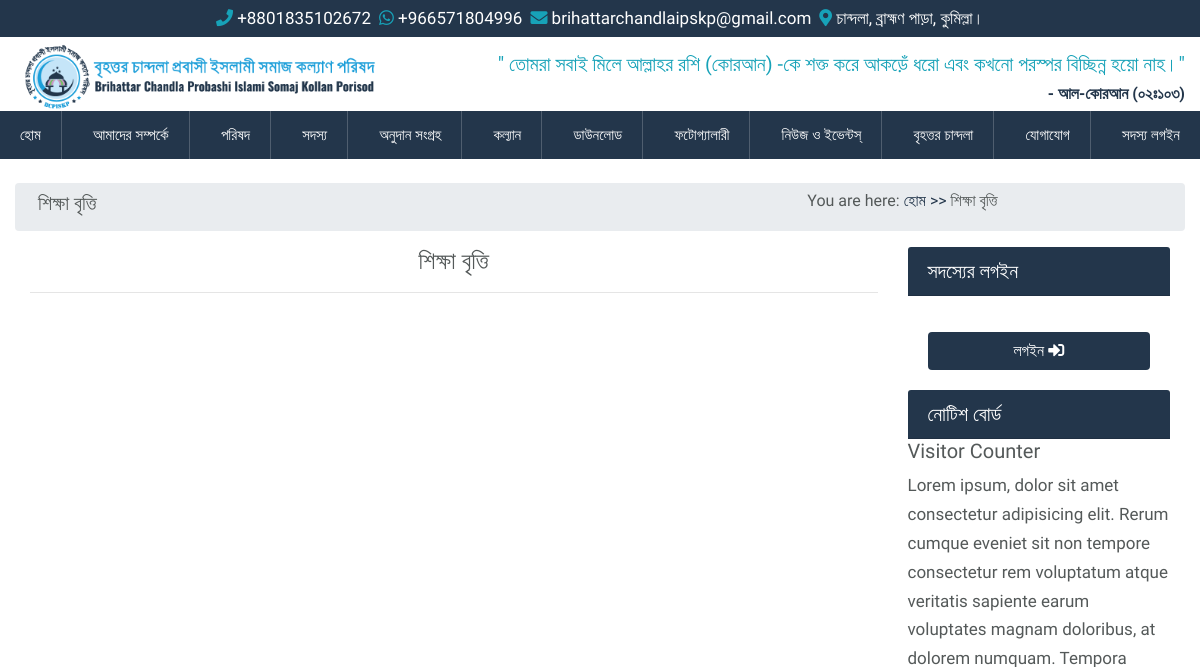
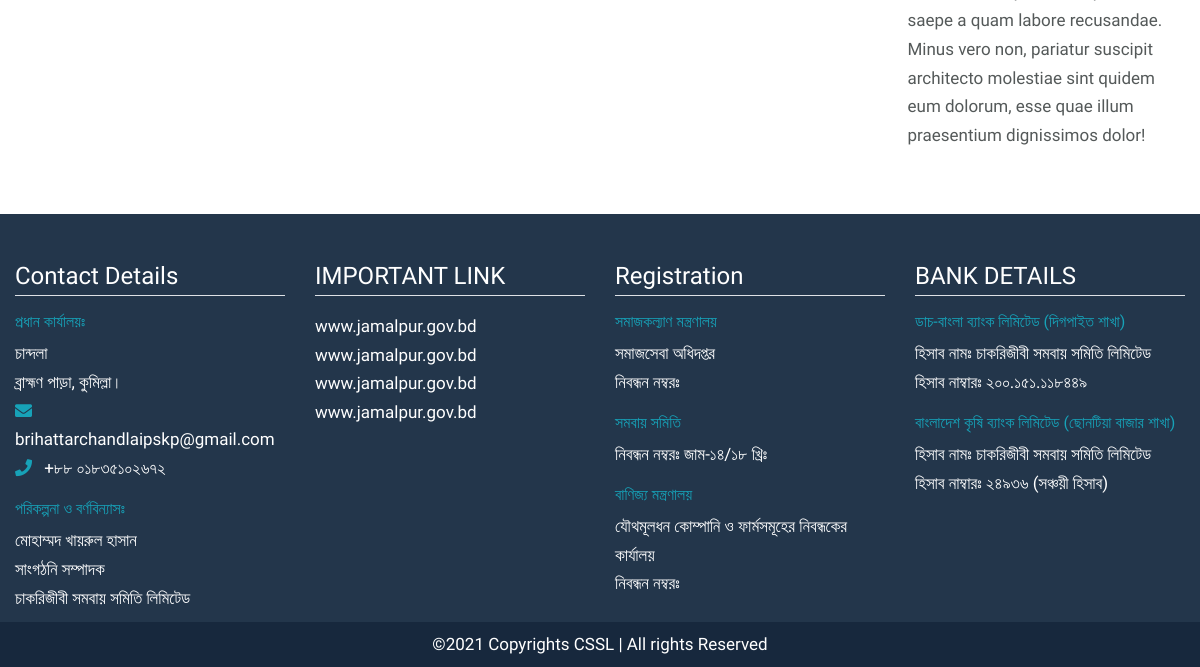
Before: /education-scholarship with the older database file (2 pictures, top to bottom).
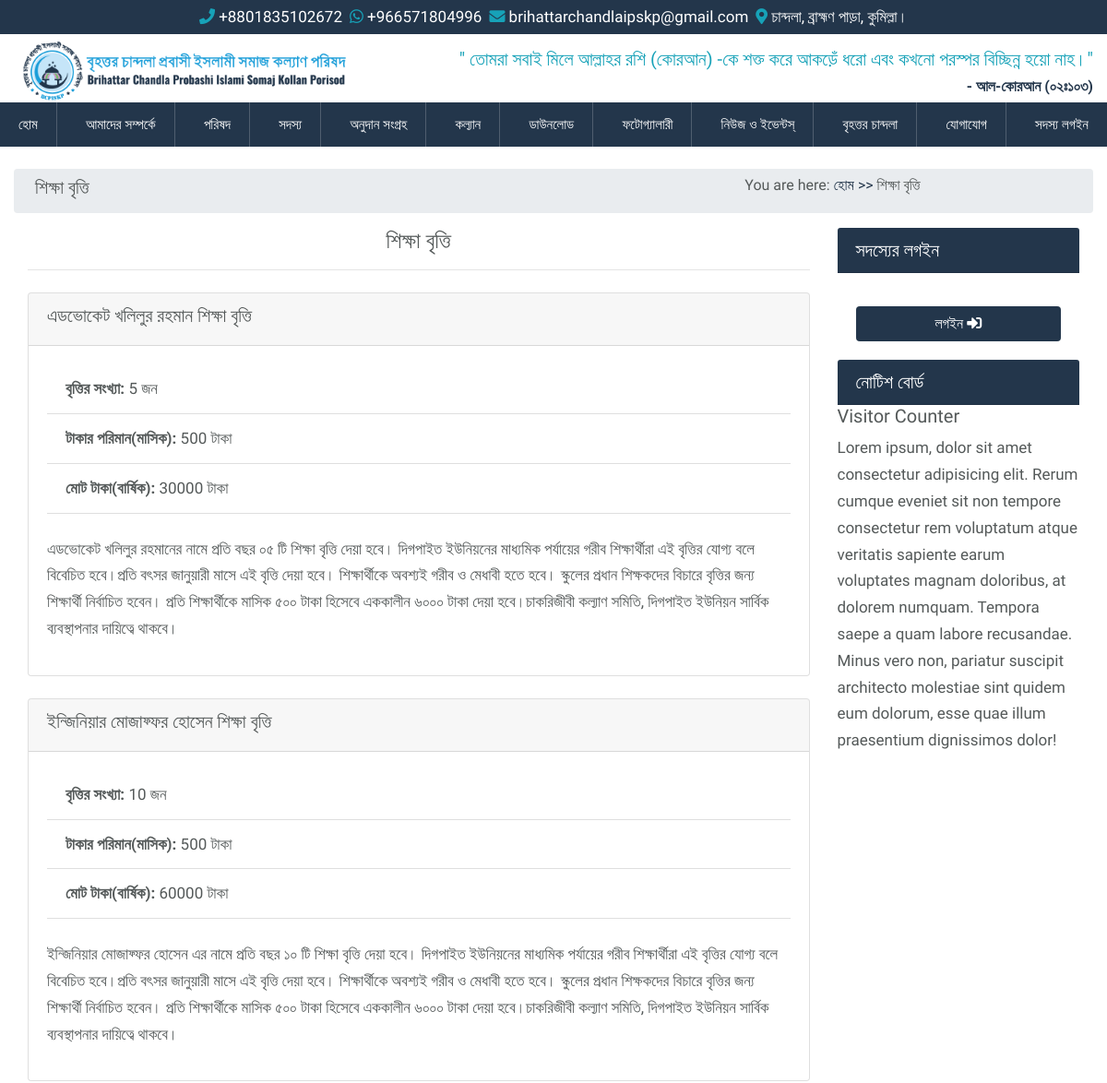
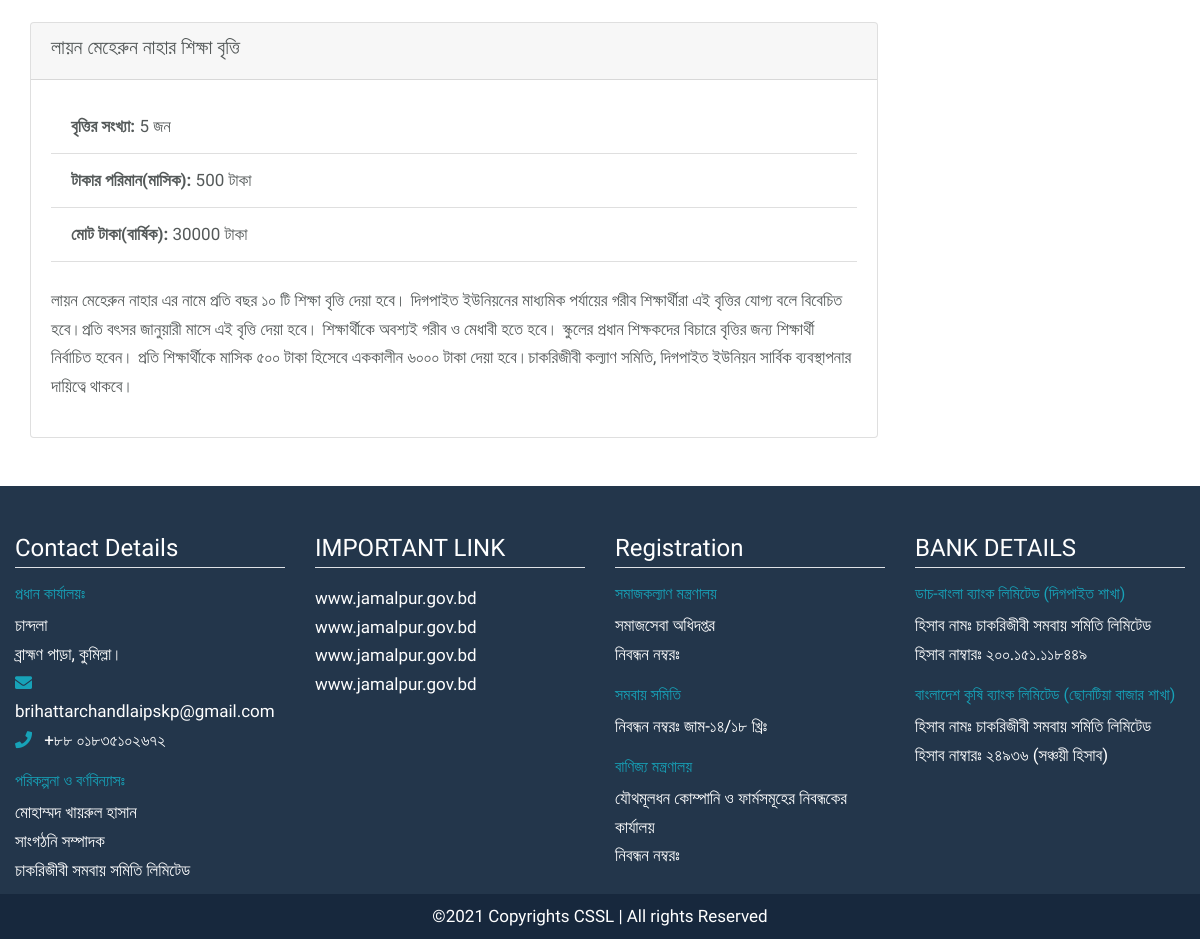
After: the same page with the newer database file (2 pictures, top to bottom).
### src/models.py (models this page shows, shortened)
class EducationScholarship(models.Model):
    name = models.CharField(max_length=255)
    number = models.PositiveIntegerField(blank=True, null=True, default=0)
    monthly_amount = models.PositiveIntegerField(blank=True, null=True, default=0)
    yearly_amount = models.PositiveIntegerField(blank=True, null=True, default=0)
    description = models.TextField(default="")
    is_active = models.BooleanField(default=True, blank=True, null=True)
    created_at = models.DateTimeField(auto_now_add=True)
    updated_at = models.DateTimeField(auto_now=True)

### src/views.py (the view)
# urls.py: path("education-scholarship", education_scholarship, name="education_scholarship"),
def education_scholarship(request):
    scholarships = EducationScholarship.objects.filter(is_active=True)
    context = {"scholarships": scholarships}
    return render(request, "pages/development/education_scholarship.html", context)

### templates/pages/development/education_scholarship.html (shortened to what this page needs)
{% extends 'base.html' %}
{% load static %}
{% block content %}
<div class="container-fluid">
    <div class="row breadcrumb p-2">
        <div class="col-md-8">
            <h5>শিক্ষা বৃত্তি</h5>
        </div>
        <div class="col-md-4">
            <h6>You are here: <a href="{% url 'home' %}">হোম >></a> শিক্ষা বৃত্তি</h6>
        </div>
    </div>
    <div class="row">
        <div class="intro-main col-md-9">
            <h4 class="text-center">শিক্ষা বৃত্তি</h4>
            <hr>
            {% for scholarship in scholarships %}
            <div class="card mt-4">
                <div class="card-header">
                    <h5>{{ scholarship.name }}</h5>
                </div>
                <div class="card-body">
                    <ul class="list-group-flush">
                        <li class="list-group-item"><strong>বৃত্তির সংখ্যা:</strong> {{ scholarship.number }} জন</li>
                        <li class="list-group-item"><strong>টাকার পরিমান(মাসিক):</strong>
                            {{ scholarship.monthly_amount }} টাকা</li>
                        <li class="list-group-item"><strong>মোট টাকা(বার্ষিক):</strong> {{ scholarship.yearly_amount }}
                            টাকা</li>
                    </ul>
                    <p class="mt-4">
                        {{ scholarship.description }}
                    </p>
                </div>
            </div>
            {% endfor %}
        </div>
        <div class="intro-right col-md-3">
            <div class="member-login">
                {% include "snippets/member_login.html" %}
            </div>
            <div class="notice-board">
                {% include "snippets/notice_board.html" %}
            </div>
            <div class="visitor-count">
                {% include "snippets/visitor_count.html" %}
            </div>
        </div>
    </div>
</div>
{% endblock content %}

### templates/base.html (shortened to what this page needs)
<!DOCTYPE html>
{% load static %}
<html lang="en">
<head>
	<link rel="stylesheet" href="https://stackpath.bootstrapcdn.com/bootstrap/4.1.3/css/bootstrap.min.css"
>
	<link rel="stylesheet" href="https://maxcdn.bootstrapcdn.com/font-awesome/4.3.0/css/font-awesome.min.css">
	<link rel="stylesheet" href="https://cdnjs.cloudflare.com/ajax/libs/font-awesome/5.15.2/css/all.min.css"
 />
	<link rel="stylesheet" href="{% static 'css/style_backup.css' %}">
	<link rel="stylesheet" href="{% static 'css/main.css' %}">
	<link rel="stylesheet" href="{% static 'css/responsive.css' %}">
</head>
<body>
	<div class="mb-4">
		{% include 'snippets/header.html' %}
	</div>
	<div class="container-fluid mb-5">
		{% block content %}
		{% endblock %}
	</div>
	{% include 'snippets/footer.html' %}
</body>
</html>

### templates/snippets/header.html
{% load static %}
<header>
	<div class="bg-blue">
		<div class="text-center d-flex flex-wrap justify-content-center py-1">
			<div class="mr-2">
				<i class="fas fa-phone text-info"></i>
				+8801835102672
			</div>
			<div class="mr-2">
				<i class="fab fa-whatsapp text-info"></i>
				+966571804996
			</div>
			<div class="mr-2">
				<a class="text-white" href="mailto:brihattarchandlaipskp@gmail.com">
					<i class="fas fa-envelope text-info"></i>
					brihattarchandlaipskp@gmail.com
				</a>
			</div>
			<div>
				<i class="fas fa-map-marker-alt text-info"></i>
				চান্দলা, ব্রাহ্মণ পাড়া, কুমিল্লা।
			</div>
		</div>
	</div>
	<div class="container-fluid">
		<div class="row">
			<div class="col-12">
				<div class="row logo-menu d-flex flex-column flex-md-row justify-content-md-between align-items-center">
					<div class="logo-menu-left col-12 col-md-4">
						<img class="img-fluid" src="{% static 'img/update_logo.png' %}" alt="Logo">
					</div>
					<div class="logo-menu-right col-12 col-md-8">
						<div class="quran_ayat text-center text-md-right">
							<h5 class="ayat text-info">"
								তোমরা সবাই মিলে আল্লাহর রশি (কোরআন) -কে শক্ত করে আকড়েঁ ধরো এবং কখনো পরস্পর বিচ্ছিন্ন হয়ো
								নাহ।"
							</h5>
							<h6 class="source text-blue"><strong>- আল-কোরআন (০২ঃ১০৩)</strong></h6>
						</div>
					</div>
				</div>
			</div>
		</div>
	</div>
	<div class="main-menu">
		{% include "snippets/navbar.html" %}
	</div>
</header>

### templates/snippets/navbar.html (shortened to what this page needs)
	<div class="header">
		<ul class="" id="mainmenu">
			<li><a href="{% url 'home' %}">হোম</a></li>
			<li><a href="#">আমাদের সম্পর্কে</a>
			</li>
			<li><a href="#">পরিষদ</a>
			</li>
			<li><a href="#">সদস্য</a>
			</li>
			<li><a href="#">অনুদান সংগ্রহ </a>
			</li>
			<li><a href="#">কল্যান </a>
			</li>
			<li><a href="#">ডাউনলোড </a>
			</li>
			<li><a href="#">ফটোগ্যালারী</a></li>
			<li><a href="#">নিউজ ও ইভেন্টস্</a></li>
			<li><a href="#">বৃহত্তর চান্দলা</a>
			</li>
			<li><a href="{% url 'contact' %}">যোগাযোগ</a></li>
			{% if request.user %}
			{% if request.user.groups.all %}
			<li><a href="{% url 'staff-index' %}">এডমিন</a>
				<ul class="wsmenu-submenu">
					<li><a href="{% url 'logout' %}">লগ আউট</a>
					</li>
				</ul>
			</li>
			{% else %}
			<li><a href="{% url 'logout' %}">সদস্য লগইন</a></li>
			{% endif %}
			{% else %}
			<li><a href="{% url 'login' %}">সদস্য লগইন</a></li>
			{% endif %}
		</ul>
	</div>

### templates/snippets/member_login.html (shortened to what this page needs)
{% load crispy_forms_tags %}
<div class="card border-0">
  <h5 class="login card-header bg-blue"> {% if request.user.is_authenticated %} স্বাগতম {% else %} সদস্যের লগইন
    {% endif %}
  </h5>
  <div class="card-body">
    {% if request.user.is_authenticated %}
    <p>স্বাগতম <strong>{{request.user.username}}</strong></p>
    {% else %}
    <form class='' action="{% url 'home' %}" method="post">
      <button type="submit" class="btn blue-btn btn-block mt-3">লগইন <i class="fas fa-sign-in-alt"></i></button>
    </form>
    {% endif %}
  </div>
</div>

### templates/snippets/notice_board.html (shortened to what this page needs)
<div class="card border-0">
  <h5 class="card-header bg-blue">নোটিশ বোর্ড</h5>
</div>

### templates/snippets/visitor_count.html
<h5 class="notice">Visitor Counter</h5>
    <p>Lorem ipsum, dolor sit amet consectetur adipisicing elit. Rerum cumque eveniet sit non
        tempore
        consectetur rem voluptatum atque veritatis sapiente earum voluptates magnam doloribus,
        at
        dolorem numquam. Tempora saepe a quam labore recusandae. Minus vero non, pariatur
        suscipit
        architecto molestiae sint quidem eum dolorum, esse quae illum praesentium dignissimos
        dolor!
    </p>

### templates/snippets/footer.html
<footer class="bg-navy-blye pt-5">
	<div class="container-fluid pb-2">
		<div class="row">
			<div class="col-md-3">
				<h4 class="border-bottom pb-1 mb-3">Contact Details</h4>
				<h6 class="text-info">প্রধান কার্যালয়ঃ</h6>
				<address>
					চান্দলা <br>
					ব্রাহ্মণ পাড়া, কুমিল্লা।<br>
					<strong><i class="fa fa-envelope text-info mr-2"></i></strong> brihattarchandlaipskp@gmail.com <br>
					<strong><i class="fa fa-phone text-info mr-2"></i></strong> +৮৮ ০১৮৩৫১০২৬৭২
				</address>
				<div class="div">
					<h6 class="text-info">পরিকল্পনা ও বর্ণবিন্যাসঃ</h6>
					মোহাম্মদ খায়রুল হাসান <br>
					সাংগঠনি সম্পাদক <br>
					চাকরিজীবী সমবায় সমিতি লিমিটেড
				</div>
			</div>
			<div class="col-md-3">
				<h4 class="border-bottom pb-1 mb-3">IMPORTANT LINK</h4>
				<ul>
					<li><a class="text-white" href="http://www.jamalpur.gov.bd/">www.jamalpur.gov.bd</a></li>
					<li><a class="text-white" href="http://www.jamalpur.gov.bd/">www.jamalpur.gov.bd</a></li>
					<li><a class="text-white" href="http://www.jamalpur.gov.bd/">www.jamalpur.gov.bd</a></li>
					<li><a class="text-white" href="http://www.jamalpur.gov.bd/">www.jamalpur.gov.bd</a></li>
				</ul>
			</div>
			<div class="col-md-3">
				<h4 class="border-bottom pb-1 mb-3">Registration</h4>
				<div class="mb-3">
					<h6 class="text-info">সমাজকল্যাণ মন্ত্রণালয়</h6>
					সমাজসেবা অধিদপ্তর <br>
					<span>নিবন্ধন নম্বরঃ</span> <br>
				</div>
				<div class="mb-3">
					<h6 class="text-info">সমবায় সমিতি</h6>
					<span>নিবন্ধন নম্বরঃ </span> জাম-১৪/১৮ খ্রিঃ<br>
				</div>
				<div class="mb-3">
					<h6 class="text-info">বাণিজ্য মন্ত্রণালয়</h6>
					যৌথমূলধন কোম্পানি ও
					ফার্মসমূহের নিবন্ধকের কার্যালয় <br>
					নিবন্ধন নম্বরঃ
				</div>
			</div>
			<div class="col-md-3">
				<h4 class="border-bottom pb-1 mb-3">BANK DETAILS</h4>
				<div class="mb-3">
					<h6 class="text-info">ডাচ-বাংলা ব্যাংক লিমিটেড (দিগপাইত শাখা)</h6>
					হিসাব নামঃ চাকরিজীবী সমবায় সমিতি লিমিটেড <br>
					হিসাব নাম্বারঃ ২০০.১৫১.১১৮৪৪৯
				</div>
				<div class="mb-3">
					<h6 class="text-info">বাংলাদেশ কৃষি ব্যাংক লিমিটেড (ছোনটিয়া বাজার শাখা)</h6>
					হিসাব নামঃ চাকরিজীবী সমবায় সমিতি লিমিটেড <br>
					হিসাব নাম্বারঃ ২৪৯৩৬ (সঞ্চয়ী হিসাব)
				</div>
			</div>
		</div>
	</div>
	<div class="footer-bottom bg-dark-blue">
		<div class="container-fluid py-1 text-center py-2">
			©{% now 'Y' %} Copyrights CSSL | All rights Reserved
		</div>
	</div>
</footer>

### static/css/style_backup.css (style rules this page uses)
body { margin: 0; padding: 0; font-family: 'Baloo Da 2', cursive; font-size: 17px; line-height: 1.8rem; color: #545959; }
.header { font-family: 'Poppins', sans-serif; font-size: 15px; margin: 0 auto; padding-left: 0px; margin-top: -15px; width: 100vw; background: #23364B; z-index: 100000 !important; }
.header ul { display: flex; justify-content: space-between; margin: 0 20px; z-index: 100000 !important; }
.header ul li { list-style: none; position: relative; padding: 10px 0px; box-sizing: border-box; border-right: 1px solid rgba(255, 255, 255, 0.2); transition: 0.3s; -webkit-transition: 0.3s; -moz-transition: 0.3s; -ms-transition: 0.3s; -o-transition: 0.3s; -webkit-transition: 0.3s; }
.header ul li:last-child { border-right: none; }
.header ul li a { text-decoration: none; padding: 10px 20px; color: #fff; }
button { display: none; }
footer { color: #fff; background: #23364B; }

### static/css/main.css (style rules this page uses)
:root { --mainColor: #23364B; --darkBlue: #17283d; }
a { color: var(--mainColor); }
.bg-blue { color: #fff; background-color: var(--mainColor); }
.bg-dark-blue { color: #fff; background-color: var(--darkBlue); }
.text-blue { color: var(--mainColor); }
.blue-btn { color: #fff; background-color: var(--mainColor); }
ul { list-style: none; margin: 0 !important; padding: 0 !important; }

### static/css/responsive.css (style rules this page uses)
header .logo-menu-left img { margin-bottom: 10px; }

Changed rows visible on the page:
added EducationScholarship: name "এডভোকেট খলিলুর রহমান শিক্ষা বৃত্তি", number "5", monthly_amount "500", yearly_amount "30000", description "এডভোকেট খলিলুর রহমানের নামে প্রতি বছর ০৫ টি শিক্ষা বৃত্তি দেয়া হবে। দিগপাইত ইউনিয়নের মাধ্যমিক পর্যায়ের গরীব শিক্ষার্থীরা এই বৃত্তির যোগ্য বলে বিবেচিত হবে।প্রতি বৎসর জানুয়ারী মাসে এই বৃত্তি দেয়া হবে। শিক্ষার্থীকে অবশ্যই গরীব ও মেধাবী হতে হবে। স্কুলের প্রধান শিক্ষকদের বিচারে বৃত্তির জন্য শিক্ষার্থী নির্বাচিত হবেন। প্রতি শিক্ষার্থীকে মাসিক ৫০০ টাকা হিসেবে এককালীন ৬০০০ টাকা দেয়া হবে।চাকরিজীবী কল্যাণ সমিতি, দিগপাইত ইউনিয়ন সার্বিক ব্যবস্থাপনার দায়িত্বে থাকবে।"
added EducationScholarship: name "ইন্জিনিয়ার মোজাফ্ফর হোসেন শিক্ষা বৃত্তি", number "10", monthly_amount "500", yearly_amount "60000", description "ইন্জিনিয়ার মোজাফ্ফর হোসেন এর নামে প্রতি বছর ১০ টি শিক্ষা বৃত্তি দেয়া হবে। দিগপাইত ইউনিয়নের মাধ্যমিক পর্যায়ের গরীব শিক্ষার্থীরা এই বৃত্তির যোগ্য বলে বিবেচিত হবে।প্রতি বৎসর জানুয়ারী মাসে এই বৃত্তি দেয়া হবে। শিক্ষার্থীকে অবশ্যই গরীব ও মেধাবী হতে হবে। স্কুলের প্রধান শিক্ষকদের বিচারে বৃত্তির জন্য শিক্ষার্থী নির্বাচিত হবেন। প্রতি শিক্ষার্থীকে মাসিক ৫০০ টাকা হিসেবে এককালীন ৬০০০ টাকা দেয়া হবে।চাকরিজীবী কল্যাণ সমিতি, দিগপাইত ইউনিয়ন সার্বিক ব্যবস্থাপনার দায়িত্বে থাকবে।"
added EducationScholarship: name "লায়ন মেহেরুন নাহার শিক্ষা বৃত্তি", number "5", monthly_amount "500", yearly_amount "30000", description "লায়ন মেহেরুন নাহার এর নামে প্রতি বছর ১০ টি শিক্ষা বৃত্তি দেয়া হবে। দিগপাইত ইউনিয়নের মাধ্যমিক পর্যায়ের গরীব শিক্ষার্থীরা এই বৃত্তির যোগ্য বলে বিবেচিত হবে।প্রতি বৎসর জানুয়ারী মাসে এই বৃত্তি দেয়া হবে। শিক্ষার্থীকে অবশ্যই গরীব ও মেধাবী হতে হবে। স্কুলের প্রধান শিক্ষকদের বিচারে বৃত্তির জন্য শিক্ষার্থী নির্বাচিত হবেন। প্রতি শিক্ষার্থীকে মাসিক ৫০০ টাকা হিসেবে এককালীন ৬০০০ টাকা দেয়া হবে।চাকরিজীবী কল্যাণ সমিতি, দিগপাইত ইউনিয়ন সার্বিক ব্যবস্থাপনার দায়িত্বে থাকবে।"
